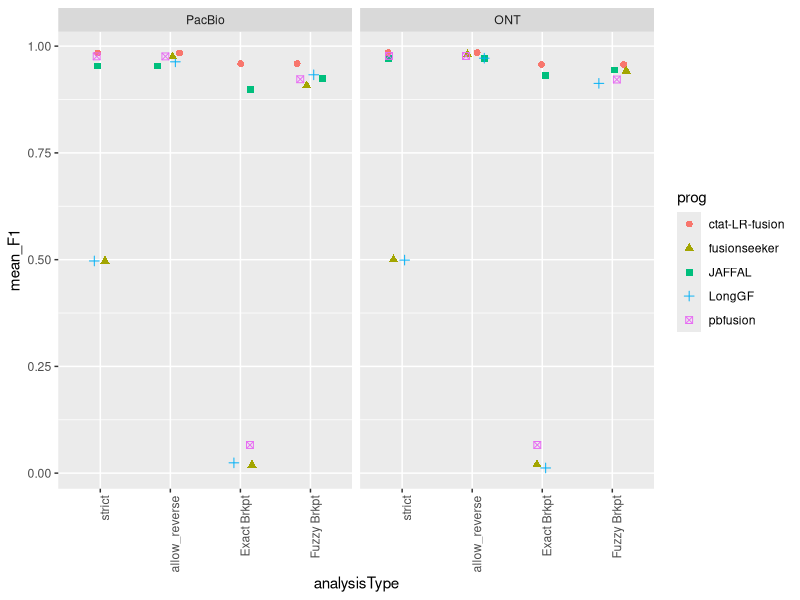

The R script that drew this image:
## ---- chunk 1
knitr::opts_chunk$set(echo = TRUE)
library(tidyverse)
## ---- chunk 2

pacbio_summary_data = read.table("1b.1.PacBio_simulations/PacBio_sim.combined_results.tsv", header=T, sep="\t")

pacbio_summary_data = pacbio_summary_data %>% mutate(seqTech = "PacBio")


pacbio_summary_data %>% head()
## ---- chunk 3

ONT_summary_data = read.table("1b.2.ONT_simulations/ONT_sim.combined_results.tsv", header=T, sep="\t")

ONT_summary_data = ONT_summary_data %>% mutate(seqTech = "ONT")

ONT_summary_data %>% head()

## ---- chunk 4

combined_data = bind_rows(pacbio_summary_data, ONT_summary_data)


combined_data %>% head()
## ---- chunk 5

combined_data %>%
    mutate(analysisType = factor(analysisType, 
                            levels=c('strict', 'allow_reverse', 'Exact Brkpt', 'Fuzzy Brkpt') )) %>%
    mutate(seqTech = factor(seqTech, levels=c("PacBio", "ONT"))) %>%
     ggplot() +
     geom_jitter(aes(x=analysisType, y=mean_F1, color=prog, shape=prog), width=0.2, size=rel(2)) +
     facet_wrap(~seqTech) +
     theme(axis.text.x = element_text(angle = 90, hjust = 1)) 
